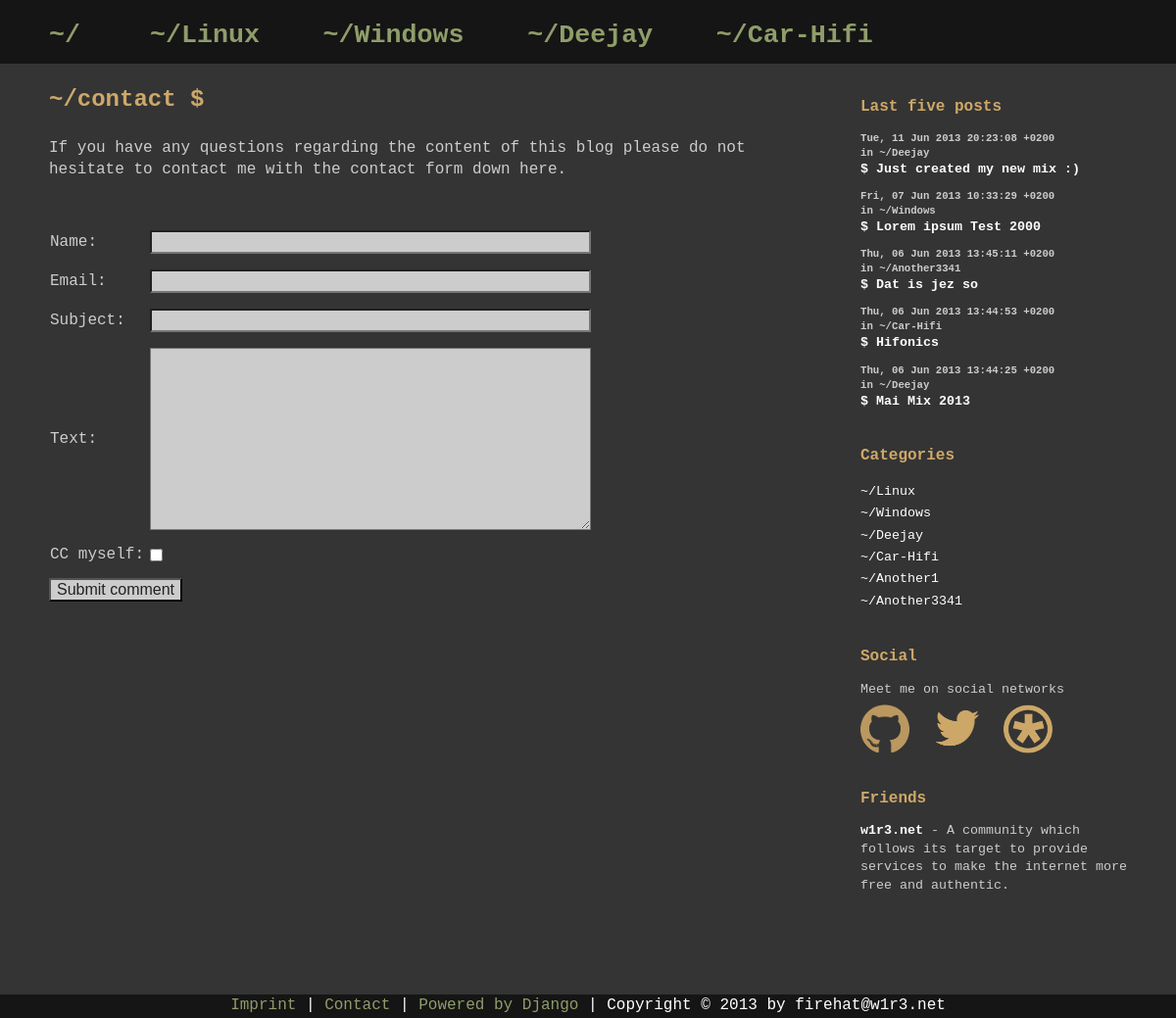
The app's page /blog/contact/, older data.
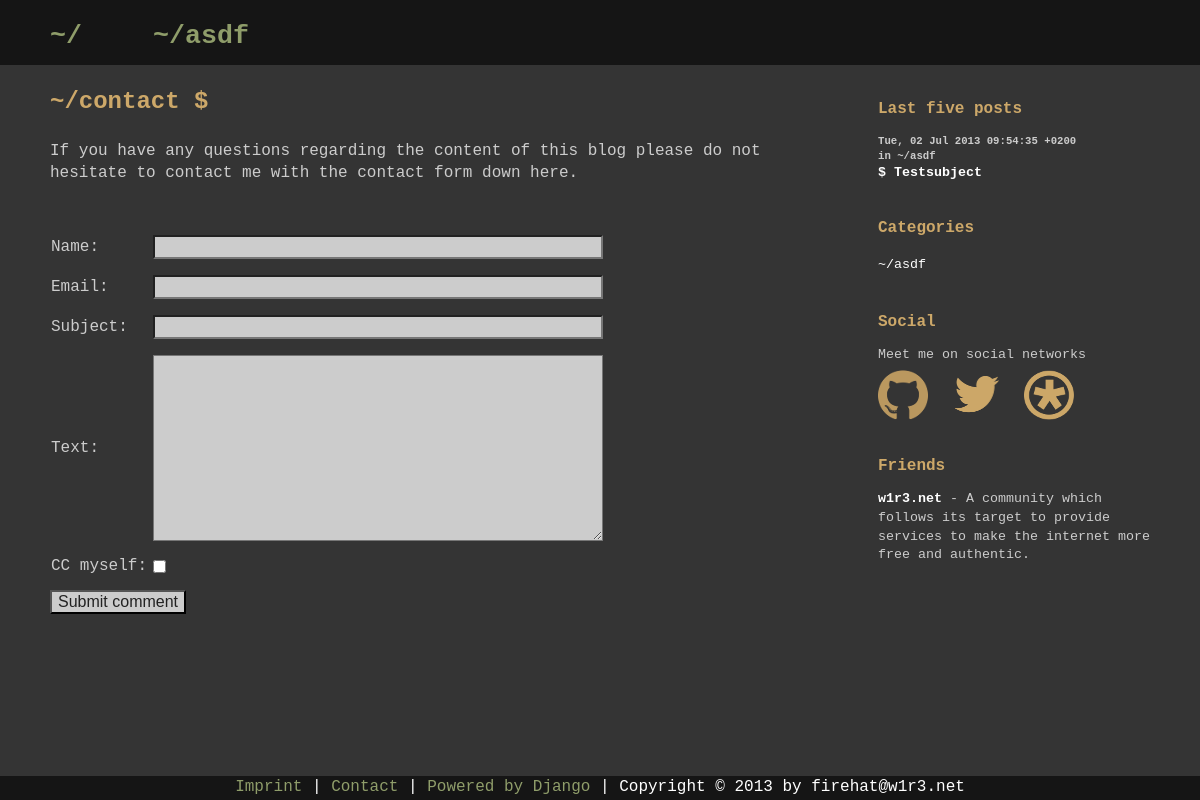
The same page, newer data.
### hatblog/weblog/models.py (models this page shows, shortened)
class Category(models.Model):
    name = models.CharField('Name', max_length=100)
    description = models.TextField('Description', blank=True)
    isMainCategory = models.BooleanField()
    class Meta:
    	verbose_name = 'Category'
    	verbose_name_plural = 'Categories'

class BlogEntry(models.Model):
    category = models.ForeignKey(Category, verbose_name='Category')
    subject = models.CharField('Subject', max_length=100)
    slug = models.SlugField()
    text = models.TextField('Text')
    dateCreated = models.DateTimeField(auto_now_add=True)
    dateModified = models.DateTimeField(auto_now=True)
    class Meta:
        verbose_name = 'Entry'
        verbose_name_plural = 'Entries'

### hatblog/weblog/views.py (the view)
def contact(request):
    contacted = False
    if request.method =='POST':
        form = ContactForm(request.POST)
        if form.is_valid():
            if form.cleaned_data['cc_myself']:
                send_email.delay(
                    subject=form.cleaned_data['subject'],
                    text=form.cleaned_data['text'],
                    cc=form.cleaned_data['email'],
                    reply_to=form.cleaned_data['email']
                    )
            else:
                send_email.delay(
                    subject=form.cleaned_data['subject'],
                    text=form.cleaned_data['text'],
                    reply_to=form.cleaned_data['email']
                    )
            contacted = True
    else:
        form = ContactForm()
    ctx = {
        'contacted': contacted, # is true if the user just (valid) filled out the contactform
        'form': form,
    }
    ctx.update(categories())
    ctx.update(latest_blog_entries())
    return render(request, 'weblog/contact.html', ctx)

### hatblog/weblog/forms.py
class ContactForm(forms.Form):
	name = forms.CharField(max_length=100, error_messages={'required': 'Please enter your name. This field is required.'})
	email = forms.EmailField(max_length=100, error_messages={'required': 'Please enter your email address. This field is required.'})
	subject = forms.CharField(max_length=100, error_messages={'required': 'Please enter the subject. It should contain a few keywords of why you are contacting me. This field is required.'})
	text = forms.CharField(widget=forms.Textarea, error_messages={'required': 'Please enter your matter. This field is required.'})
	cc_myself = forms.BooleanField(label='CC myself', required=False)

### hatblog/weblog/views.py (called while the page is built)
def categories():
    main_categories = Category.objects.filter(isMainCategory=True)
    categories = Category.objects.all()
    ctx = {
        "main_categories": main_categories,
        "categories": categories
    }
    return ctx

def latest_blog_entries():
    entries = BlogEntry.objects.all()
    entries = entries.order_by('-dateCreated')[:5]
    ctx = {
        "latest_blog_entries": entries
    }
    return ctx

### hatblog/templates/weblog/contact.html (shortened to what this page needs)
{% extends "weblog/base.html" %}
{% block content %}
	<div class="post">
		<div class="postheader">
			<h1>
				<a href="{% url 'weblog:contact' %}">
					~/contact
				</a> $
			</h1>
		</div>
		<div class="postcontent">
			<p>
				If you have any questions regarding the content of this blog please do not hesitate to contact me with the contact form down here.
			</p>
			<div id='contactform'>
				<section>
		    		<form method="post" action=".">{% csrf_token %}
					    <table class='commentform'>
							<tr>
								<th>{{ form.name.label_tag }}</th>
								{% if form.name.errors %}
								<td class='error'>{{ form.name }}</td>
								{% else %}
								<td>{{ form.name }}</td>
								{% endif %}
								<td class='error'>{{ form.name.errors }}</td>
							</tr>
							<tr>
								<th>{{ form.email.label_tag }}</th>
								{% if form.email.errors %}
								<td class='error'>{{ form.email }}</td>
								{% else %}
								<td>{{ form.email }}</td>
								{% endif %}
								<td class='error'>{{ form.email.errors }}</td>
							</tr>
							<tr>
								<th>{{ form.subject.label_tag }}</th>
								{% if form.subject.errors %}
								<td class='error'>{{ form.subject }}</td>
								{% else %}
								<td>{{ form.subject }}</td>
								{% endif %}
								<td class='error'>{{ form.subject.errors }}</td>
							</tr>
							<tr>
								<th>{{ form.text.label_tag }}</th>
								{% if form.text.errors %}
								<td class='error'>{{ form.text }}</td>
								{% else %}
								<td>{{ form.text }}</td>
								{% endif %}
								<td class='error'>{{ form.text.errors }}</td>
						    </tr>
						    <tr>
								<th>{{ form.cc_myself.label_tag }}</th>
								{% if form.cc_myself.errors %}
								<td class='error'>{{ form.cc_myself }}</td>
								{% else %}
								<td>{{ form.cc_myself }}</td>
								{% endif %}
								<td class='error'>{{ form.cc_myself.errors }}</td>
						    </tr>
					    </table>
		    			<input type="submit" value="Submit comment" />
		    		</form>
	  			</section>
  			</div>
		</div>
	</div>
{% endblock %}

### hatblog/templates/weblog/base.html (shortened to what this page needs)
{% extends "base.html" %}
{% load staticfiles %}
{% block additional_css %}
    <link rel="stylesheet" type="text/css" href="{% static 'css/blog.css' %}" />
    <link rel="stylesheet" type="text/css" href="{% static 'css/pygments-css/monokai.css' %}" />
{% endblock %}
{% block header %}
    <ul>
        <li>
            <h1>
                <a href="{% url 'weblog:home' %}">
                                        ~/
                </a>
            </h1>
        </li>
        {% for category in main_categories %}
            <li>
                <a href="{% url 'weblog:home' %}?category={{ category.name }}">
                {% if category.name == category_active %}
                    <h1 id="active">~/{{ category.name }}</h1>
                {% else %}
                    <h1>~/{{ category.name }}</h1>
                {% endif %}
                </a>
            </li>
        {% endfor %}
    </ul>
{% endblock %}
{% block sidebar %}
        <div class="stat">
            {% if latest_blog_entries %}
                <h2>Last five posts</h2>
                {% for entry in latest_blog_entries %}
                    <h3>
                        {{ entry.dateCreated|date:"r" }}<br />
                         in ~/{{ entry.category.name }}
                    </h3>
                    <p>
                        <a href="{% url 'weblog:blogentry_detail' entry.dateCreated|date:"Y" entry.dateCreated|date:"m" entry.dateCreated|date:"d" entry.id entry.slug %}">
                            <b>$ {{ entry.subject }}</b>
                        </a>
                    </p>
                {% endfor %}
            {% endif %}
        </div>
        <div class="stat">
            <h2>Categories</h2>
            {% if categories %}
                <ul>
                    {% for category in categories %}
                        <li>
                            <a href="{% url 'weblog:home' %}?category={{ category.name }}">
                                ~/{{ category.name }}
                            </a>
                        </li>
                    {% endfor %}
                </ul>
            {% else %}
                <p>No categories are available yet.</p>
            {% endif %}
        </div>
        <div class="stat">
            <h2>Social</h2>
            <div id="social">
                <p>Meet me on social networks</p>
                <a href="https://github.com/w4rl0ck/">
                    <img alt="github" src="{{ STATIC_URL }}images/social/githubmark.png" />
                </a>
                <a href="https://twitter.com/f1r3h4t">
                    <img alt="twitter" src="{{ STATIC_URL }}images/social/twitter.png" />
                </a>
                <a href="https://pod.geraspora.de/u/w4rl0ck">
                    <img alt="geraspora" src="{{ STATIC_URL }}images/social/geraspora.png" />
                </a>
            </div>
        </div>
        <div class="stat">
            <h2>Friends</h2>
            <p>
                <a href="https://www.w1r3.net/">
                    <b>w1r3.net</b>
                </a>
                - A community which follows its target to provide
                services to make the internet more free and authentic.
            </p>
        </div>
{% endblock %}
{% block footer %}
    <p>
        <a href='{% url 'weblog:imprint' %}'>
            Imprint
        </a> |
        <a href='{% url 'weblog:contact' %}'>
            Contact
        </a> |
        <a href='https://www.djangoproject.com/'>
            Powered by Django
        </a> |
        Copyright &copy; 2013 by firehat@w1r3.net
    </p>
{% endblock %}

Row changes from the older to the newer data that the page shows:
removed Category: name "Windows"
removed Category: name "Deejay"
removed Category: name "Car-Hifi"
removed BlogEntry: dateCreated "Tue, 11 Jun 2013 20:23:08 +0200", category.name "Deejay", subject "Just created my new mix :)"
removed BlogEntry: dateCreated "Fri, 07 Jun 2013 10:33:29 +0200", category.name "Windows", subject "Lorem ipsum Test 2000"
removed BlogEntry: dateCreated "Thu, 06 Jun 2013 13:45:11 +0200", category.name "Another3341", subject "Dat is jez so"
removed BlogEntry: dateCreated "Thu, 06 Jun 2013 13:44:53 +0200", category.name "Car-Hifi", subject "Hifonics"
removed BlogEntry: dateCreated "Thu, 06 Jun 2013 13:44:25 +0200", category.name "Deejay", subject "Mai Mix 2013"
removed Category: name "Another1", shown under "Categories"
removed Category: name "Another3341", shown under "Categories"
changed Category: name "Linux" → "asdf"
now on this page (row edited): BlogEntry: dateCreated "Tue, 02 Jul 2013 09:54:35 +0200", category.name "asdf", subject "Testsubject"
